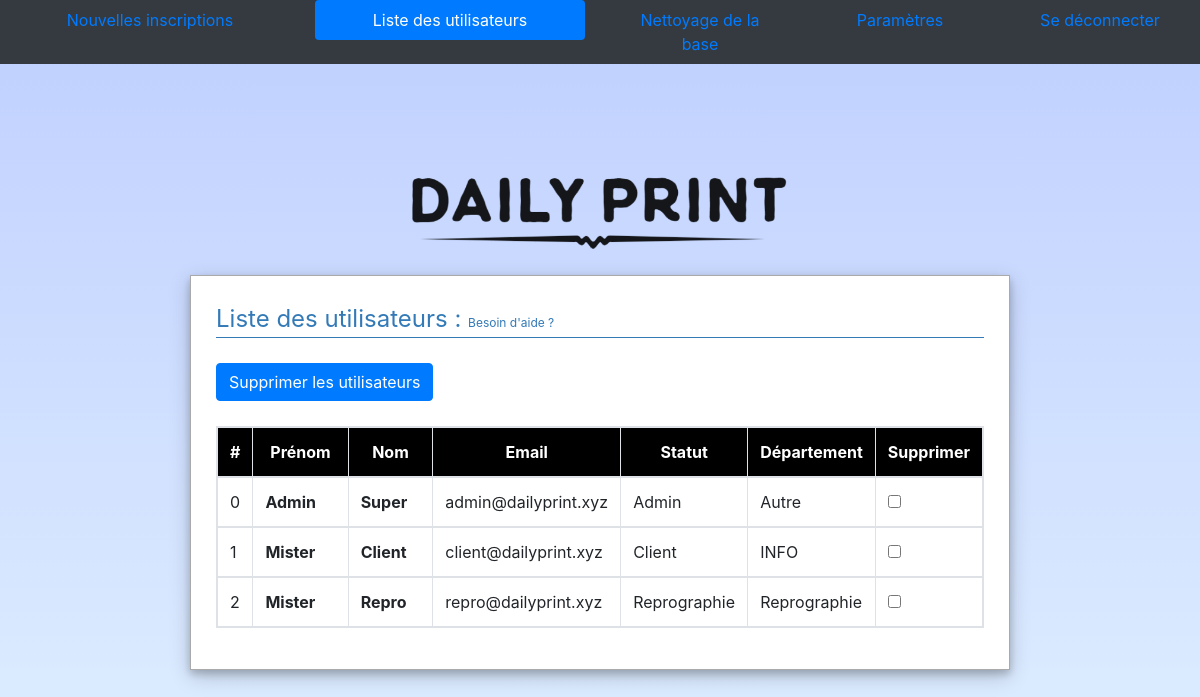
Page /site/pages/admin-users.php (signed in) on the committed database.
### tables this page shows
create table REAL_USER (
user_email varchar(50) primary key,
name varchar(50) not null,
surname varchar(50) not null,
statut varchar(50) not null,
password varchar(300) not null,
department varchar(50) not null,
notification boolean not null);

### site/scripts/functions.php (the view, shortened to what this page needs)
<?php
	function connexion_sql(){
		include("../conf/conf.php");
		try {
			return new PDO('mysql:host='.$VALEUR_hote.';port='.$VALEUR_port.';dbname='.$VALEUR_nom_bd, $VALEUR_user, $VALEUR_mot_de_passe);
		}
		catch(Exception $e) {
			die('Erreur : '.$e->getMessage());
		}
	}
					?>
		<?php
	function recover_user_list(){
		$bdd = connexion_sql();
		$requete = "SELECT user_email, name, surname, statut, department, notification FROM REAL_USER";
		$reponse = $bdd->query($requete);
		$reponse2 = $bdd->query("SELECT count(*) FROM REAL_USER");
		$array = array();
		while ($donnees = $reponse->fetch()){
			array_push($array, $donnees);
		}
		$data = $reponse2->fetchColumn(0);
		for ($i = 0; $i<$data; $i++){
			$name = $array[$i]['name'];
			$user_email = $array[$i]['user_email'];
			$surname = $array[$i]['surname'];
			$statut = $array[$i]['statut'];
			$department = $array[$i]['department'];
			?>
		<form action="../scripts/deleteUsers.php" method="POST">
		<tbody>
			<tr id=<?php echo 'id'.$i;?>>
				<td><?php echo $i;?></td>
				<td><strong><?php echo $name; ?></strong></td>
				<td><strong><?php echo $surname; ?></strong></td>
				<td><?php echo $user_email; ?></td>
				<td><?php echo $statut; ?></td>
				<td><?php echo $department; ?></td>
				<td><input type="checkbox" name='supprimer[]' value=<?php echo $user_email;?>></td>
			</tr>
		</tbody>
		<?php
		}
		?>
		<input class="btn btn-primary" type="submit" value="Supprimer les utilisateurs"/> <br/><br/>
		</form>
		<?php
	}
			?>

### site/pages/admin-users.php (shortened to what this page needs)
<!doctype html>
<html lang="fr">
    <head>
        <link rel="stylesheet" href="https://stackpath.bootstrapcdn.com/bootstrap/4.1.1/css/bootstrap.min.css">
        <link rel="stylesheet" href="../css/style.css">
    </head>
    <body>
		<nav class="nav nav-pills nav-justified navbar-dark bg-dark">
			<div class="col-xs-12 col-sm-12 col-md-3 col-lg-3">
				<a class="nav-item nav-link" href="admin-news.php">Nouvelles inscriptions</a>
			</div>
			<div class="col-xs-12 col-sm-12 col-md-3 col-lg-3">
				<a class="nav-item nav-link active" href="admin-users.php">Liste des utilisateurs</a>
			</div>
			<div class="col-xs-12 col-sm-12 col-md-3 col-lg-2">
				<a class="nav-item nav-link" href="admin-clean.php">Nettoyage de la base</a>
			</div>
			<div class="col-xs-12 col-sm-12 col-md-3 col-lg-2">
				<a class="nav-item nav-link" href="param.php">Paramètres</a>
			</div>
			<div class="col-xs-12 col-sm-12 col-md-3 col-lg-2">
				<a class="nav-item nav-link" href="../scripts/deconnexion.php">Se déconnecter</a>
			</div>
		</nav>
		<content class="container" role="main">
            <div class="row">
                <div class="col-xs-2 col-sm-2 col-md-4 col-lg-4"></div>
                <div class="col-xs-8 col-sm-8 col-md-4 col-lg-4">
                    <img src="../img/titre.png" class="img-fluid" alt="Responsive image" />
                </div>
                <div class="col-xs-2 col-sm-2 col-md-4 col-lg-4"></div>
            </div>
            <br/>
            <div class="row ">
                <div class="col-xs-2 col-sm-2 col-md-2 col-lg-2"></div>
                <div class="col-xs-8 col-sm-8 col-md-8 col-lg-8 panel">
                    <legend class="color-blue">Liste des utilisateurs : <a  class="mini" href="https://bastienmarais.github.io/Daily-Print-Project/" target="_blank"> Besoin d'aide ? </a></legend>
					<div id="data">
						<table class="table table-hover table-bordered table-responsive">
							<thead>
								<tr class="background-black">
									<th scope="col" class="center">#</th>
									<th scope="col" class="center col-xs-2 col-sm-2 col-md-2 col-lg-2">Prénom</th>
									<th scope="col" class="center col-xs-2 col-sm-2 col-md-2 col-lg-2">Nom</th>
									<th scope="col" class="center col-xs-2 col-sm-2 col-md-2 col-lg-2">Email</th>
									<th scope="col" class="center col-xs-2 col-sm-2 col-md-2 col-lg-2">Statut</th>
									<th scope="col" class="center col-xs-2 col-sm-2 col-md-2 col-lg-2">Département</th>
									<th scope="col" class="center col-xs-2 col-sm-2 col-md-2 col-lg-1">Supprimer</th>
								</tr>
							</thead>
							<?php
								include("../scripts/functions.php");
								recover_user_list();
							?>
					</div>
				</div>
				<div class="col-xs-2 col-sm-2 col-md-2 col-lg-2"></div>
			</div>
		</content>
    </body>
</html>

### site/css/style.css (style rules this page uses)
.color-blue { color : #337ab7; }
.panel { border: solid 1px #AAA; padding: 25px; box-shadow: 0 4px 8px 0 rgba(0, 0, 0, 0.2), 0 6px 20px 0 rgba(0, 0, 0, 0.19); background-color: #FFFFFF; }
html,body { padding-top : 75px; height: 100%; background-image : linear-gradient(to bottom, #BFCFFF, #DFEFFF 100%); background-repeat:no-repeat; background-attachment:fixed; }
.background-black { color: #FFFFFF; background-color: #000000; }
legend { border-bottom : 1px solid #337ab7 ; margin-bottom : 25px ; }
nav { position : fixed ; z-index : 9999; top: 0; left: 0; right: 0; width: 100%; }
table { width: 100%; }
.center { text-align : center ; }
.mini { font-size : 12px; color : #337ab7; }

### rows in the picture
real_user: name "Admin", surname "Super", user_email "admin@dailyprint.xyz", statut "Admin", department "Autre"
real_user: name "Mister", surname "Client", user_email "client@dailyprint.xyz", statut "Client", department "INFO"
real_user: name "Mister", surname "Repro", user_email "repro@dailyprint.xyz", statut "Reprographie", department "Reprographie"
